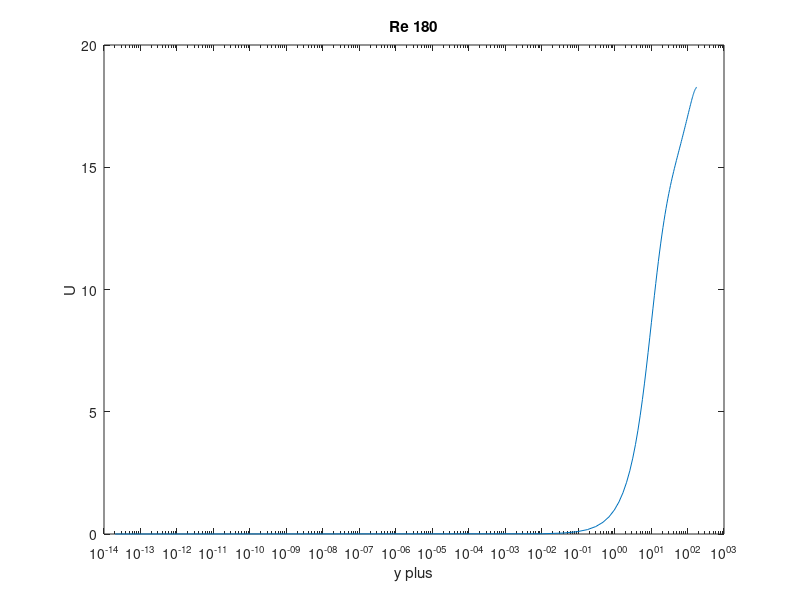
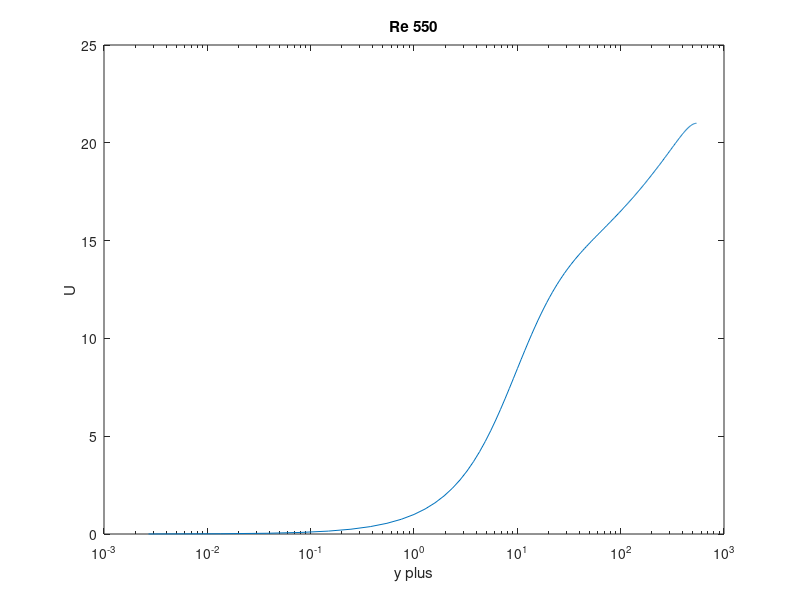

Reproduce these figures in MATLAB, in order.
clear all; clc;

%% column descriptions

%      1       : y/delta Grid point in wall-normal direction, Normalized by channel half width 
%      2       : y^+ Grid point in wall-normal direction 
%      3       : U Mean profile of streamwise velocity 
%      4       : dU/dy Derivative of U in wall-normal direction 
%      5       : W Mean profile of spanwise velocity 
%      6       : P Mean profile of pressure 

%% load data

file_550 = load('data_Re550.csv');
file_180 = load('data_Re180.csv');

%% velocity

u_550 = file_550(:,3);
u_180 = file_180(:,3);

%% y+

yplus_180 = file_180(:,2);

yplus_550 = file_550(:,2);

figure
semilogx(yplus_180, u_180);
title('Re 180')
xlabel('y plus') 
ylabel('U') 

figure
semilogx(yplus_550, u_550);
title('Re 550')
xlabel('y plus') 
ylabel('U') 
